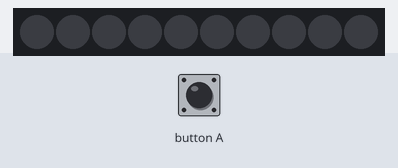
A program run on a simulated BBC micro:bit (MakeCode). Parts: 10 RGB LEDs in strip order, left to right. The inputs (shaded band) are chosen by the test bench. Dim RGB values are drawn brighter than linear.

Above: at 1.2 s.
1.3 s: button A pressed for 0.15 s
At 2.1 s:
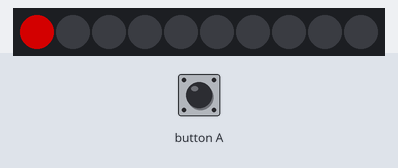
At 2.9 s:
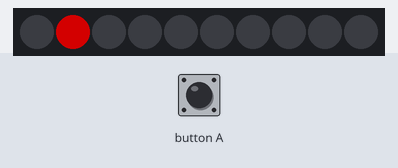
Timing chart, 0 to 4.4 s (numbered marks = the images above; inputs shaded):
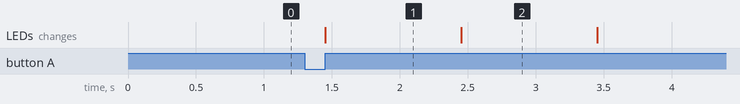

The program:

main.ts
```typescript
input.onButtonPressed(Button.A, function () {
    indice = 0
    while (indice < Tira10.length()) {
        Tira10.setPixelColor(indice, neopixel.colors(NeoPixelColors.Red))
        Tira10.show()
        basic.pause(1000)
        Tira10.showColor(neopixel.colors(NeoPixelColors.Black))
        indice += 1
    }
    while (indice >= 0) {
        Tira10.setPixelColor(indice, neopixel.colors(NeoPixelColors.Red))
        Tira10.show()
        basic.pause(1000)
        Tira10.showColor(neopixel.colors(NeoPixelColors.Black))
        indice += -1
    }
})
let indice = 0
let Tira10: neopixel.Strip = null
Tira10 = neopixel.create(DigitalPin.P0, 10, NeoPixelMode.RGB)
```

test.ts
```typescript
// aquí va el archivo "tests"; esto no se compilará cuando este paquete se utilice como una extensión.
```

Measured:
- after the input at 1.3 s, the LEDs: change after 0.15 s (image 1)
- what the display in image 1 shows lasts 1.0 s, from 1.5 s to 2.5 s
